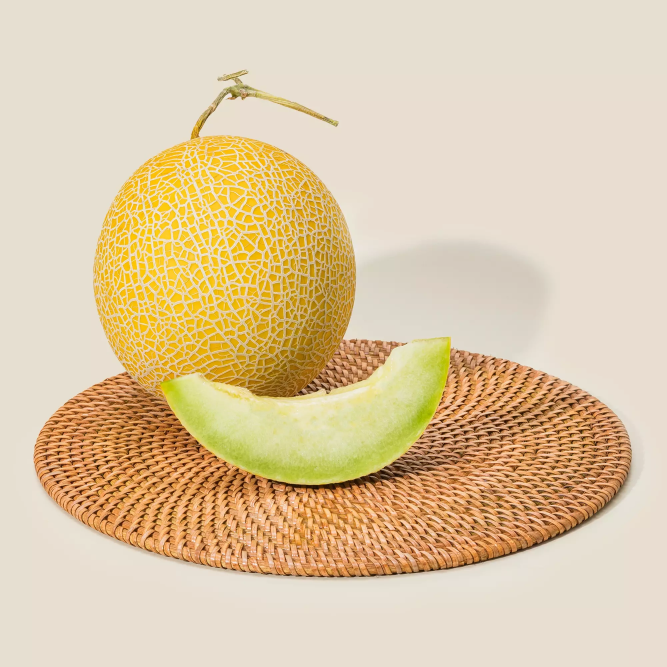
#> input picture python/jobsheet5/img/melon.png, 2000 x 2000 px, found by its file name (shown at 1/3 size)
$ python 5.5subplot4img.py
#> lines starting #> are read from the running program, lines starting #| are printed output that depends on the picture
import cv2
from matplotlib import pyplot as plt

citra1 = cv2.imread(r'python\jobsheet5\img\melon.png')
#> citra1 is the input picture: shape (2000, 2000, 3); mean B, G, R 165.7, 200.7, 222.4
citra2 = cv2.imread('python\\jobsheet5\\img\\peppers.jpg')
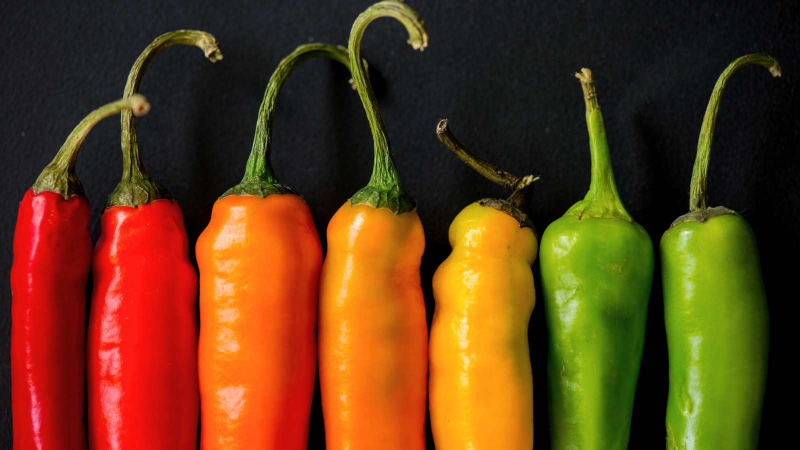
#> input picture python/jobsheet5/img/peppers.jpg, 1600 x 900 px, found by its file name (shown at 1/2 size)
#> citra2 is the input picture: shape (900, 1600, 3); mean B, G, R 21.9, 59.6, 98.9
citra3 = cv2.imread(r'python\jobsheet5\img\peppers2.jpg')
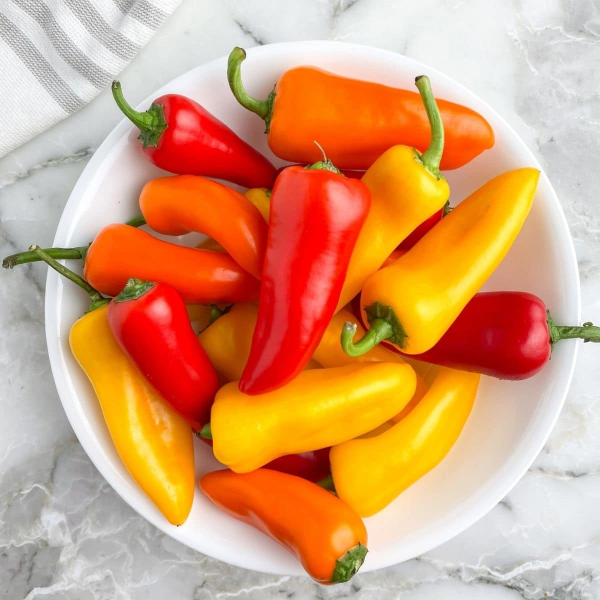
#> input picture python/jobsheet5/img/peppers2.jpg, 1200 x 1200 px, found by its file name (shown at 1/2 size)
#> citra3 is the input picture: shape (1200, 1200, 3); mean B, G, R 118, 159, 216.2
citra4 = cv2.imread(r'python\jobsheet5\img\melon.png')

if citra1 is None or citra2 is None or citra3 is None or citra4 is None:
    print("Error: Salah satu gambar tidak dapat dibuka. Periksa path gambar.")
    exit()

    scale_percent = 20
    width = int(citra1.shape[1] * scale_percent / 100)
    height = int(citra1.shape[0] * scale_percent / 100)
    dim = (width, height)

#> (the run stopped early here; a loop or call above may not have finished)
